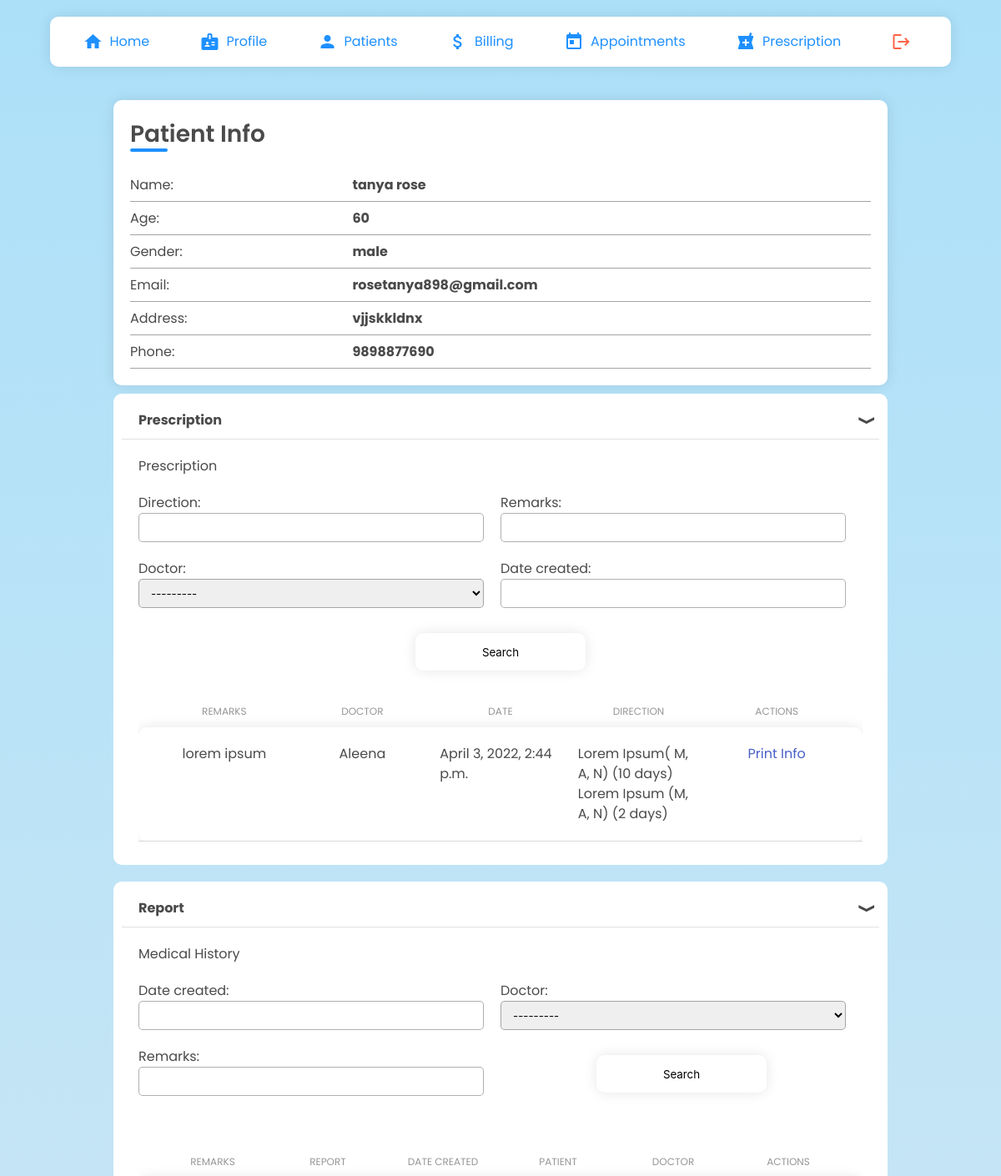
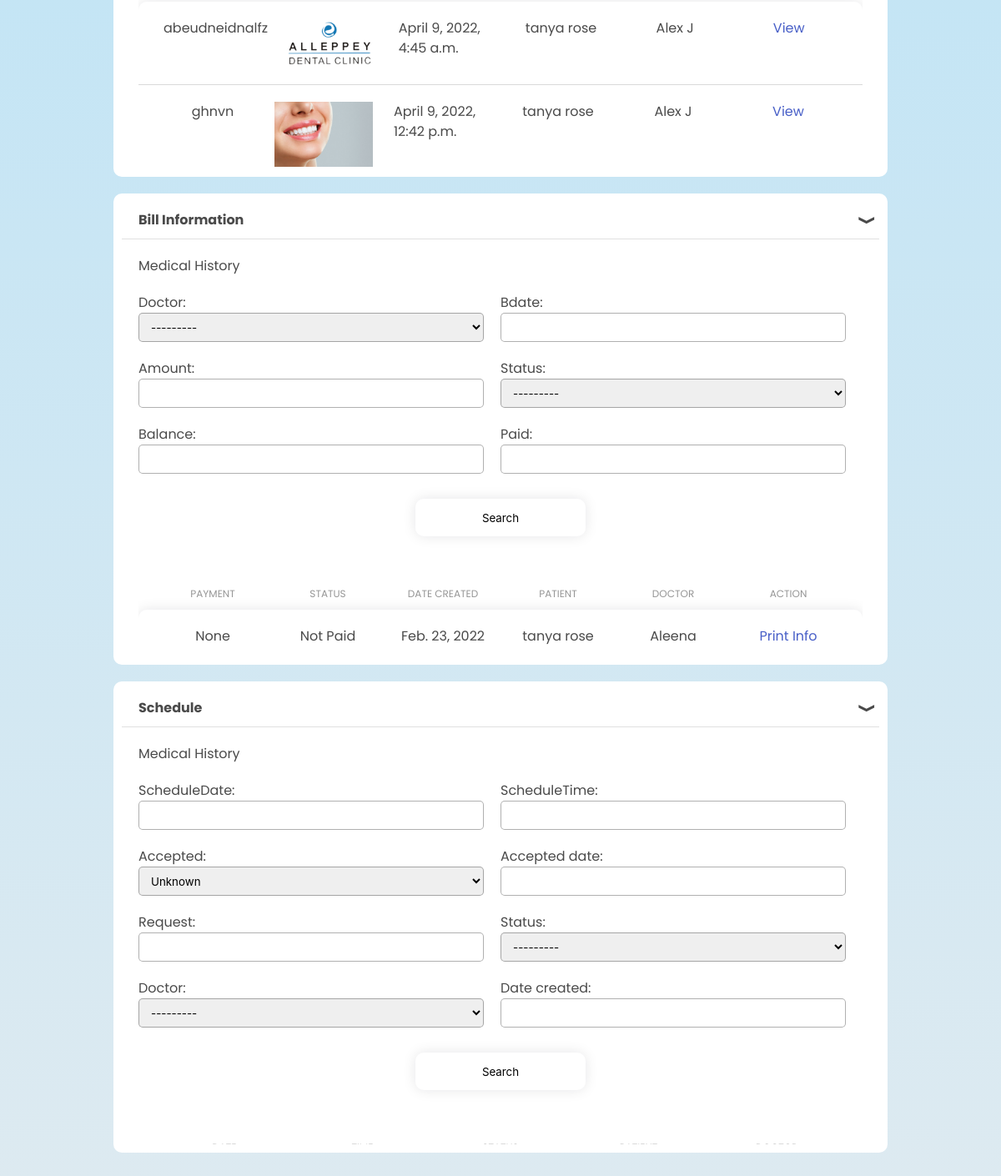
The app's page /doctors/pat/7/ (signed in) with its own data (2 pictures, top to bottom).
### patients/models.py (models this page shows, shortened)
class Patient(models.Model):
    user = models.OneToOneField(User, on_delete= models.CASCADE, primary_key= True)
    pname=models.CharField(max_length=200, null=True)
    age=models.CharField(max_length=4, null=True)
    gender= models.CharField(max_length=6, null=True)
    email=models.CharField(max_length=200, null=True)
    address= models.CharField(max_length=500, null=True)
    phone_regex = RegexValidator( regex = r'^\+?1?\d{9,10}$', message ="Phone number must be entered in the format +919999999999. Up to 10 digits allowed.")
    phone = models.CharField('Phone',validators =[phone_regex], max_length=10, unique = True,null=True)
    date_created= models.DateTimeField(auto_now_add=True, null=True)

### clinic/models.py (models this page shows, shortened)
class Prescription(models.Model):
    direction = models.CharField(max_length=150)
    remarks = models.CharField(max_length=100)
    patient =  models.ForeignKey('patients.Patient', null=True, on_delete= models.CASCADE)
    doctor = models.ForeignKey('doctors.Doctors', null=True, on_delete=models.CASCADE)
    date_created = models.DateTimeField(auto_now_add=True, null=True)

class MedicalHistory(models.Model):
    date_created = models.DateTimeField(auto_now_add=True, null=True)
    patient = models.ForeignKey('patients.Patient', null=True, on_delete= models.CASCADE)
    doctor = models.ForeignKey('doctors.Doctors', null=True, on_delete=models.CASCADE)
    remarks = models.CharField(max_length=200, null=True)
    report = models.ImageField(upload_to="img/",null=True)

class BillInfo(models.Model):
    STATUS=(('Paid','Paid'),('Not Paid','Not Paid'))
    patient =  models.ForeignKey('patients.Patient', null=True, on_delete= models.CASCADE)
    doctor = models.ForeignKey('doctors.Doctors', null=True, on_delete=models.CASCADE)
    bdate=models.DateField()
    amount=models.PositiveIntegerField(max_length=200,null=True)
    status=models.CharField(null=True, max_length=10, choices=STATUS)
    balance=models.PositiveIntegerField(max_length=200,null=True)
    paid = models.PositiveIntegerField(max_length=200,null=True)

### doctors/models.py (models this page shows)
class Doctors(models.Model):
    ROLE = (
			('Doctor', 'Doctor'),
			('Staff', 'Staff'),
			)
    user = models.OneToOneField(User, on_delete= models.CASCADE, primary_key= True)
    dname = models.CharField(max_length=200, null=True)
    phone = models.CharField(max_length=200, null=True)
    email = models.CharField(max_length=200, null=True)
    date_created = models.DateTimeField(auto_now_add=True, null=True)
    role = models.CharField(max_length=200, null=True,choices=ROLE)
    specialisation = models.CharField(max_length=200, null=True)
    address= models.CharField(max_length=200, null=True)
    def __str__(self):
	    return self.dname

### doctors/views.py (the view)
# urls.py: path('pat/<str:pk_t>/', views.patientinfo,name="pat"),
@login_required
def patientinfo(request,pk_t):
    p = Patient.objects.get(user_id=pk_t)
    mh = p.prescription_set.all()
    medihis = p.medicalhistory_set.all()
    bi = p.billinfo_set.all()
    sch = p.schedule_set.all()
    bfilter = BillFilter(request.GET,queryset=bi)
    bi = bfilter.qs
    medfilter = MedhisFilter(request.GET,queryset=medihis)
    medihis = medfilter.qs
    schfilter=SchFilter(request.GET,queryset=sch)
    sch = schfilter.qs
    prescfilter=PrescriptionFilter(request.GET,queryset=mh)
    mh=prescfilter.qs
    context= {'p':p,'mh':mh,'medihis':medihis,'bi':bi,'sch':sch,'bfilter':bfilter,'medfilter':medfilter,'schfilter':schfilter,'prescfilter':prescfilter}
    return render(request, 'doctors/patient_info.html',context)

### doctors/templates/doctors/patient_info.html (shortened to what this page needs)
{% extends 'doctors/navbar.html' %} {% load static %} {% block head %}
<link
  rel="stylesheet"
  type="text/css"
  href="{% static 'css/patient_info.css' %}"
/>
<link
  rel="stylesheet"
  type="text/css"
  href="{% static 'css/components.css' %}"
/>
<link
  rel="stylesheet"
  type="text/css"
  href="{% static 'css/patient_list.css' %}"
/>
{% endblock %} {% block content %}
<div class="patInfoContainer">
  <div class="patInfoItem formCard">
    <h2>
      Patient Info
      <div class="patientTitle-under"></div>
    </h2>
    <div class="infoPat">
      <div class="infoItem">
        <p>Name:</p>
        <b>{{p.pname}}</b>
      </div>
      <div class="infoItem">
        <p>Age:</p>
        <b>{{p.age}}</b>
      </div>
      <div class="infoItem">
        <p>Gender:</p>
        <b>{{p.gender}}</b>
      </div>
      <div class="infoItem">
        <p>Email:</p>
        <b>{{p.email}}</b>
      </div>
      <div class="infoItem">
        <p>Address:</p>
        <b>{{p.address}}</b>
      </div>
      <div class="infoItem">
        <p>Phone:</p>
        <b>{{p.phone}}</b>
      </div>
    </div>
  </div>
  <div class="patInfoItem adcTab adcTab" id="prescription">
    <div class="adcTabTitle" onclick="toggleTab('prescription')">
      <h1>Prescription</h1>
      <div class="adcTabClose">&#x276C;</div>
    </div>
    <div class="adcTabContents">
      <div class="infoCard">
        <h4>Prescription</h4>
        <form action="" class="infoFilter" method="get">
          {% for field in prescfilter.form %}
          <div class="infoFilterInput">
            {{ field.label_tag }} {{ field }} {{ field.errors }}
          </div>
          {% endfor %}
          <button type="Submit">Search</button>
          <div class="adcTableContainer">
            <div class="adcTable">
              <div class="adcRow adcHead">
                <div class="adcCell">REMARKS</div>
                <div class="adcCell">DOCTOR</div>
                <div class="adcCell">DATE</div>
                <div class="adcCell">DIRECTION</div>
                <div class="adcCell">ACTIONS</div>
              </div>
              <div class="adcRowBody">
                {% for mh in mh %}
                <div class="adcRow">
                  <div class="adcCell">{{mh.remarks}}</div>
                  <div class="adcCell">{{mh.doctor.dname}}</div>
                  <div class="adcCell">{{mh.date_created}}</div>
                  <div class="adcCell">{{mh.direction}}</div>
                  <div class="adcCell"><a href="">Print Info</a></div>
                </div>
                {% endfor %}
              </div>
            </div>
          </div>
          <br /><br />
        </form>
      </div>
    </div>
  </div>
  <div class="patInfoItem adcTab adcTab" id="history">
    <div class="adcTabTitle" onclick="toggleTab('history')">
      <h1>Report</h1>
      <div class="adcTabClose">&#x276C;</div>
    </div>
    <div class="adcTabContents">
      <div class="infoCard">
        <h4>Medical History</h4>
        <form class="infoFilter" action="" method="get">
          {% for field in medfilter.form %}
          <div class="infoFilterInput">
            {{ field.label_tag }} {{ field }} {{ field.errors }}
          </div>
          {% endfor %}
          <button type="Submit">Search</button>
        </form>
        <div class="adcTableContainer">
          <div class="adcTable">
            <div class="adcRow adcHead">
              <div class="adcCell">REMARKS</div>
              <div class="adcCell">REPORT</div>
              <div class="adcCell">DATE CREATED</div>
              <div class="adcCell">PATIENT</div>
              <div class="adcCell">DOCTOR</div>
              <div class="adcCell">ACTIONS</div>
            </div>
            <div class="adcRowBody">
              {% for mh in medihis %}
              <div class="adcRow">
                <div class="adcCell">{{mh.remarks}}</div>
                <div class="adcCell">
                  <img
                    src="{{ mh.report.url }}"
                    class="img-responsive"
                    style="width: 100%; float: left; margin-right: 10px"
                  />
                </div>
                <div class="adcCell">{{mh.date_created}}</div>
                <div class="adcCell">{{mh.patient.pname}}</div>
                <div class="adcCell">{{mh.doctor.dname}}</div>
                <div class="adcCell">
                  <a href="{% url 'reports' mh.pk %}">View</a>
                </div>
              </div>
              {% endfor %}
            </div>
          </div>
        </div>
        <br /><br />
      </div>
    </div>
  </div>
  <div class="patInfoItem adcTab adcTab" id="billinfo">
    <div class="adcTabTitle" onclick="toggleTab('billinfo')">
      <h1>Bill Information</h1>
      <div class="adcTabClose">&#x276C;</div>
    </div>
    <div class="adcTabContents">
      <div class="infoCard">
        <h4>Medical History</h4>
        <form class="infoFilter" action="" method="get">
          {% for field in bfilter.form %}
          <div class="infoFilterInput">
            {{ field.label_tag }} {{ field }} {{ field.errors }}
          </div>
          {% endfor %}
          <button type="Submit">Search</button>
        </form>
        <div class="adcTableContainer">
          <div class="adcTable">
            <div class="adcRow adcHead">
              <div class="adcCell">PAYMENT</div>
              <div class="adcCell">STATUS</div>
              <div class="adcCell">DATE CREATED</div>
              <div class="adcCell">PATIENT</div>
              <div class="adcCell">DOCTOR</div>
              <div class="adcCell">ACTION</div>
            </div>
            <div class="adcRowBody">
              {% for bi in bi %}
              <div class="adcRow">
                <div class="adcCell">{{bi.amount}}</div>
                <div class="adcCell">{{bi.status}}</div>
                <div class="adcCell">{{bi.bdate}}</div>
                <div class="adcCell">{{bi.patient.pname}}</div>
                <div class="adcCell">{{bi.doctor.dname}}</div>
                <div class="adcCell"><a href="">Print Info</a></div>
              </div>
              {% endfor %}
            </div>
          </div>
        </div>
        <br /><br />
      </div>
    </div>
  </div>
  <div class="patInfoItem adcTab adcTab" id="schedule">
    <div class="adcTabTitle" onclick="toggleTab('schedule')">
      <h1>Schedule</h1>
      <div class="adcTabClose">&#x276C;</div>
    </div>
    <div class="adcTabContents">
      <div class="infoCard">
        <h4>Medical History</h4>
        <form class="infoFilter" action="" method="get">
          {% for field in schfilter.form %}
          <div class="infoFilterInput">
            {{ field.label_tag }} {{ field }} {{ field.errors }}
          </div>
          {% endfor %}
          <button type="Submit">Search</button>
        </form>
        <div class="adcTableContainer">
          <div class="adcTable">
            <div class="adcRow adcHead">
              <div class="adcCell">DATE</div>
              <div class="adcCell">TIME</div>
              <div class="adcCell">STATUS</div>
              <div class="adcCell">PATIENT</div>
              <div class="adcCell">DOCTOR</div>
            </div>
          </div>
        </div>
        <br /><br />
      </div>
    </div>
  </div>
</div>
{% endblock %}

### static/css/style.css (style rules this page uses)
body { margin: 0; padding: 0; box-sizing: border-box; font-family: "Poppins"; text-decoration: none; list-style-type: none; }

### static/css/register.css (style rules this page uses)
* { margin: 0; padding: 0; box-sizing: border-box; font-family: "Poppins", sans-serif; }
body { height: 100vh; background-image: linear-gradient(to top, #fff1eb 0%, #ace0f9 100%); overflow: auto; width: 100%; margin-top: 0%; align-items: center; justify-content: center; }

### static/css/patient_info.css (style rules this page uses)
.patInfoContainer { margin: 0 10%; display: flex; flex-direction: column; align-items: center; justify-content: center; margin-top: 120px; }
.patInfoItem { width: 100%; margin: auto; }
.formCard { flex: 0.3; background-color: white; border-radius: 10px; box-shadow: rgba(17, 17, 26, 0.1) 0px 0px 16px; padding: 20px; height: fit-content; }
.formCard h2 { font-size: 28px; font-weight: 600; margin-bottom: 20px; position: relative; }
.formCard .infoPat { display: flex; flex-direction: column; width: 100%; }
.patientTitle-under { width: 45px; height: 4px; border-radius: 20px; background-color: dodgerblue; position: absolute; bottom: 0; }
.infoItem { min-height: 40px; width: 100%; border-bottom: 1px solid rgb(164, 164, 164); display: flex; align-items: center; }
.infoItem p { width: 30%; }
.infoCard { flex: 0.6; padding: 20px; margin-bottom: 20px; }
.infoFilter { display: flex; flex-wrap: wrap; margin: 20px 0; }
.infoFilterInput { width: 50%; padding-right: 20px; }
.infoFilter input, .infoFilter select, .infoFilterInput input, .infoFilterInput select { margin-bottom: 20px; height: 35px; outline: none; border-radius: 5px; border: 1px solid rgba(0, 0, 0, 0.311); transition: all ease-in-out 0.2s; padding: 0 10px; width: 100%; }
.infoFilterInput { display: flex; flex-direction: column; }
.infoFilter button { background-color: white; box-shadow: rgba(17, 17, 26, 0.1) 0px 0px 16px; border: none; padding: 0 80px; border-radius: 10px; margin: 10px auto; cursor: pointer; transition: all 0.4s ease-in; height: 45px; }

### static/css/components.css (style rules this page uses)
.adcTab { background-color: white; border-radius: 10px; margin: 10px; padding: 10px; }
.adcTabTitle { display: flex; align-items: center; justify-content: space-between; cursor: pointer; padding: 0 10px; border-bottom: 1px solid rgba(190, 190, 190, 0.474); }
.adcTabTitle h1 { font-weight: 700; padding: 10px; }
.adcTabClose { transition: all 0.4s ease-in-out; transform: rotate(270deg); font-size: 18px; font-weight: 600; }
.adcTabContents { height: 500px; overflow-x: auto; transition: height ease-in-out 0.2s; }
.adcTable { display: flex; flex-direction: column; margin-top: 20px; }
.adcTable .adcRow { display: flex; justify-content: space-evenly; align-items: flex-start; border-bottom: 1px solid rgba(180, 180, 180, 0.5); padding: 10px 20px; }
.adcTable .adcRow .adcCell { width: 100%; padding: 10px; display: flex; align-items: center; justify-content: center; }
.adcTableContainer { width: 100%; overflow-x: auto; overflow-y: hidden; }
.adcTable .adcHead { border-bottom: none; padding: 0 20px; }
.adcHead .adcCell { text-transform: uppercase; font-size: 12px; color: rgb(150, 150, 150); padding: 0; }
.adcCell a { text-decoration: none; }
.adcRowBody { box-shadow: rgba(17, 17, 26, 0.1) 0px 0px 16px; border-radius: 10px; background-color: white; }
.infoFilter { display: flex; flex-wrap: wrap; margin: 20px 0; }
.infoFilterInput { width: 50%; padding-right: 20px; }
.infoFilter input, .infoFilter select, .infoFilterInput input, .infoFilterInput select { margin-bottom: 20px; height: 35px; outline: none; border-radius: 5px; border: 1px solid rgba(0, 0, 0, 0.311); transition: all ease-in-out 0.2s; padding: 0 10px; width: 100%; }
.infoFilterInput { display: flex; flex-direction: column; }
.infoFilter button { background-color: white; box-shadow: rgba(17, 17, 26, 0.1) 0px 0px 16px; border: none; padding: 0 80px; border-radius: 10px; margin: 10px auto; cursor: pointer; transition: all 0.4s ease-in; height: 45px; }

### records on screen
Patient: pname "tanya rose", age "60", gender "male", email "rosetanya898@gmail.com", address "vjjskkldnx", phone "9898877690"
Prescription: remarks "lorem ipsum", doctor.dname "Aleena", date_created "April 3, 2022, 2:44 p.m.", direction "Lorem Ipsum( M, A, N) (10 days) Lorem Ipsum (M, A, N) (2 days)"
MedicalHistory: remarks "abeudneidnalfz", report (picture), date_created "April 9, 2022, 4:45 a.m.", patient.pname "tanya rose", doctor.dname "Alex J"
MedicalHistory: remarks "ghnvn", report (picture), date_created "April 9, 2022, 12:42 p.m.", patient.pname "tanya rose", doctor.dname "Alex J"
BillInfo: amount "None", status "Not Paid", bdate "Feb. 23, 2022", patient.pname "tanya rose", doctor.dname "Aleena"

### other values on screen
{{ field.label_tag }} "Direction:" "Remarks:" "Doctor:" "Date created:"
{{ field.label_tag }} "Date created:" "Doctor:" "Remarks:"
{{ field.label_tag }} "Doctor:" "Bdate:" "Amount:" "Status:" "Balance:" "Paid:"
{{ field.label_tag }} "ScheduleDate:" "ScheduleTime:" "Accepted:" "Accepted date:" "Request:" "Status:" "Doctor:" "Date created:"
